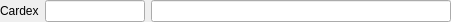
<?xml version="1.0" encoding="UTF-8"?>
<ui version="4.0">
 <class>WCardex</class>
 <widget class="QWidget" name="WCardex">
  <property name="geometry">
   <rect>
    <x>0</x>
    <y>0</y>
    <width>447</width>
    <height>20</height>
   </rect>
  </property>
  <property name="sizePolicy">
   <sizepolicy hsizetype="Minimum" vsizetype="Preferred">
    <horstretch>0</horstretch>
    <verstretch>0</verstretch>
   </sizepolicy>
  </property>
  <property name="maximumSize">
   <size>
    <width>450</width>
    <height>16777215</height>
   </size>
  </property>
  <property name="windowTitle">
   <string>Form</string>
  </property>
  <layout class="QHBoxLayout" name="horizontalLayout">
   <property name="sizeConstraint">
    <enum>QLayout::SetMinimumSize</enum>
   </property>
   <property name="leftMargin">
    <number>0</number>
   </property>
   <property name="topMargin">
    <number>0</number>
   </property>
   <property name="rightMargin">
    <number>0</number>
   </property>
   <property name="bottomMargin">
    <number>0</number>
   </property>
   <item>
    <widget class="QLabel" name="label">
     <property name="sizePolicy">
      <sizepolicy hsizetype="Minimum" vsizetype="Minimum">
       <horstretch>0</horstretch>
       <verstretch>0</verstretch>
      </sizepolicy>
     </property>
     <property name="text">
      <string>Cardex</string>
     </property>
    </widget>
   </item>
   <item>
    <widget class="EQLineEdit" name="leCardex">
     <property name="minimumSize">
      <size>
       <width>100</width>
       <height>0</height>
      </size>
     </property>
     <property name="maximumSize">
      <size>
       <width>100</width>
       <height>16777215</height>
      </size>
     </property>
    </widget>
   </item>
   <item>
    <widget class="EQLineEdit" name="leCardexName">
     <property name="minimumSize">
      <size>
       <width>300</width>
       <height>0</height>
      </size>
     </property>
     <property name="maximumSize">
      <size>
       <width>300</width>
       <height>16777215</height>
      </size>
     </property>
     <property name="readOnly">
      <bool>true</bool>
     </property>
    </widget>
   </item>
  </layout>
 </widget>
 <customwidgets>
  <customwidget>
   <class>EQLineEdit</class>
   <extends>QLineEdit</extends>
   <header location="global">eqlineedit.h</header>
   <slots>
    <signal>customButtonClicked(bool)</signal>
   </slots>
  </customwidget>
 </customwidgets>
 <resources/>
 <connections/>
</ui>
